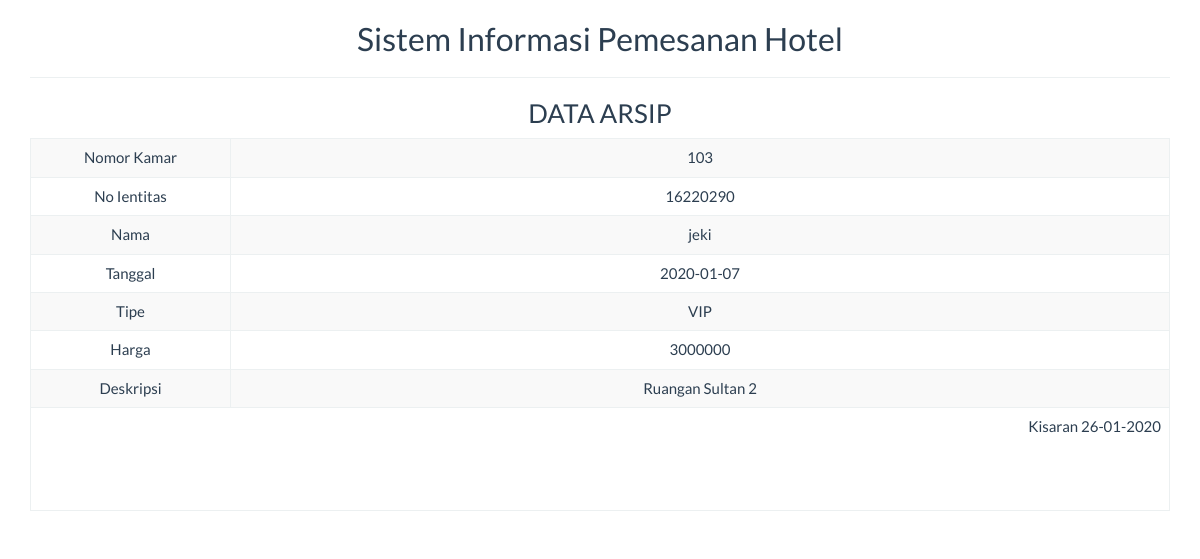
The app's page /report/arsip_satu.php?id_kamar=103 with its own data.
### tables this page shows
CREATE TABLE `tbl_kamar` (
  `id_kamar` int(10) NOT NULL,
  `no_identitas` int(20) NOT NULL,
  `nama_pelanggan` varchar(100) NOT NULL,
  `tanggal` date NOT NULL,
  `tipe_kamar` varchar(10) NOT NULL,
  `harga` varchar(100) NOT NULL,
  `deskripsi` varchar(100) NOT NULL
);

### report/arsip_satu.php (the view, shortened to what this page needs)
<!DOCTYPE html>
<html>
    <head>
        <link href="../Assets/css/bootstrap.min.css" rel="stylesheet" type="text/css"/>
    </head>
    <body onload="print()">
        <?php
        include '../config/koneksi.php';
        $sql = "SELECT * FROM tbl_kamar WHERE id_kamar ='" . $_GET ['id_kamar'] . "'";
        $query = mysqli_query($koneksi, $sql) or die("SQL Detail error");
        $data = mysqli_fetch_array($query);
        ?>
        <div class="container">
            <div class='row'>
                <div class="col-sm-12">
                    <div class="text-center">
                        <h2>Sistem Informasi Pemesanan Hotel</h2>
                        <hr>
                        <h3>DATA ARSIP</h3>
                        <table class="table table-bordered table-striped table-hover">
                            <tbody>
								<tr>
                                    <td>Nomor Kamar</td> <td><?= $data['id_kamar'] ?></td>
                                </tr>
                                <tr>
                                    <td width="200">No Ientitas</td> <td><?= $data['no_identitas'] ?></td>
                                </tr>
                                <tr>
                                    <td>Nama</td> <td><?= $data['nama_pelanggan'] ?></td>
                                </tr>
								<tr>
                                    <td>Tanggal</td> <td><?= $data['tanggal'] ?></td>
                                </tr>
								<tr>
                                    <td>Tipe</td> <td><?= $data['tipe_kamar'] ?></td>
                                </tr>
								<tr>
                                    <td>Harga</td> <td><?= $data['harga'] ?></td>
                                </tr>
                                <tr>
                                    <td>Deskripsi</td> <td><?= $data['deskripsi'] ?></td>
                                </tr>
                            </tbody>
                            <tfoot>
                                <tr>
                                    <td colspan="2" class="text-right">
                                        Kisaran  <?= date("d-m-Y") ?>
                                        <br><br><br><br>
									</td>
								</tr>
							</tfoot>
                        </table>
                    </div>
                </div>
            </div>
    </body>
</html>

### records on screen
tbl_kamar: id_kamar "103", no_identitas "16220290", nama_pelanggan "jeki", tanggal "2020-01-07", tipe_kamar "VIP", harga "3000000", deskripsi "Ruangan Sultan 2"
